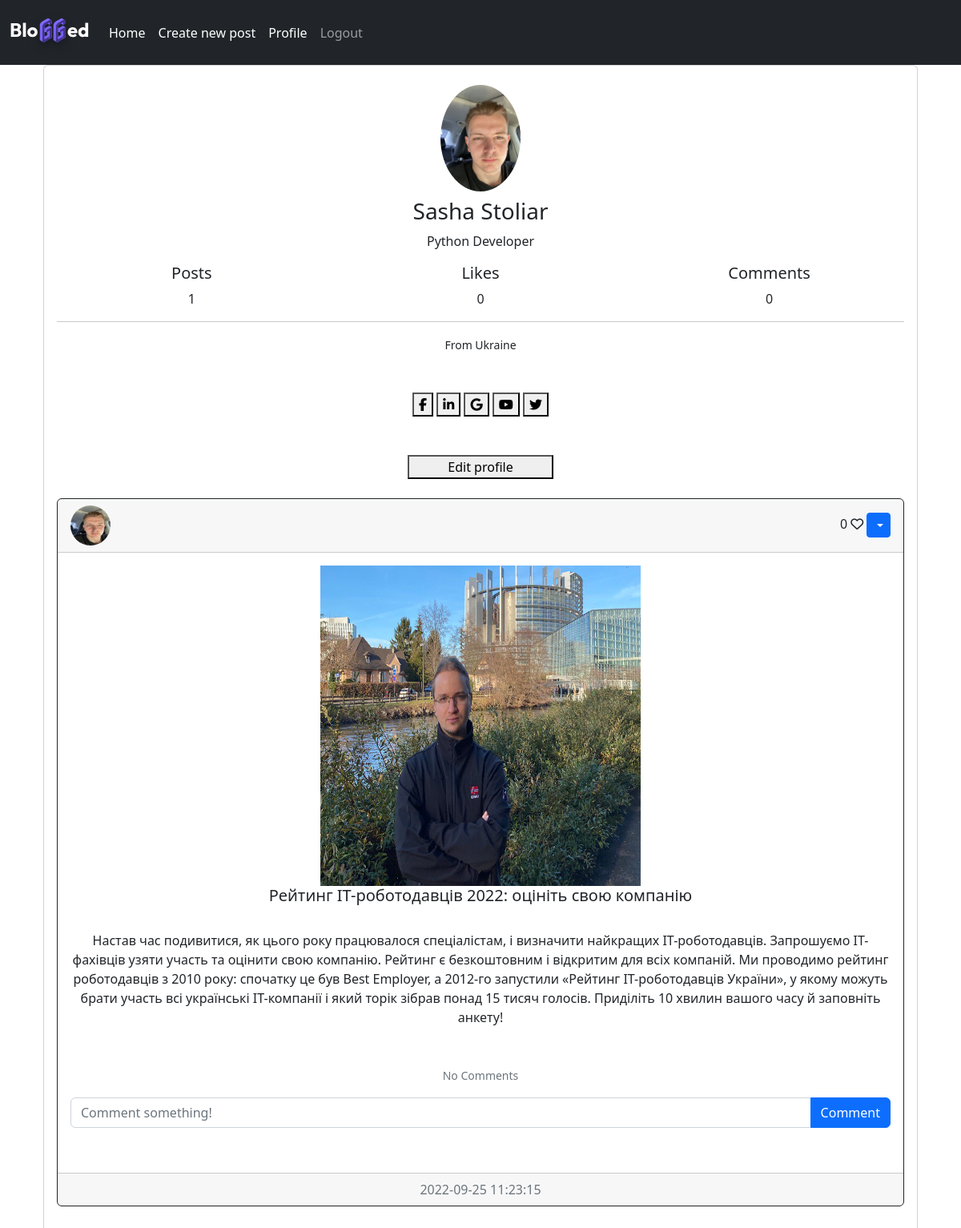
Screenshot of /profile/alex (signed in) with the database file from the repository.
### website/models.py (models this page shows)
class User(db.Model, UserMixin):
    id = db.Column(db.Integer, primary_key=True)
    email = db.Column(db.String(150), unique=True)
    username = db.Column(db.String(150), unique=True)
    password = db.Column(db.String(150))
    date_created = db.Column(db.DateTime(timezone=True), default=func.now())
    name = db.Column(db.String(150), default='')
    last_name = db.Column(db.String(150), default='')
    about_user = db.Column(db.Text(400), default='')
    occupation = db.Column(db.String(150), default='')
    profile_photo_path = db.Column(db.String, default="website/static/uploads\default.png")
    posts = db.relationship("Post", backref='user', passive_deletes=True)
    comments = db.relationship("Comment", backref='user', passive_deletes=True)
    likes = db.relationship("Like", backref='user', passive_deletes=True)

class Post(db.Model):
    id = db.Column(db.Integer, primary_key=True)
    title = db.Column(db.Text, nullable=False)
    text = db.Column(db.Text, nullable=False)
    date_created = db.Column(db.DateTime(timezone=True), default=func.now())
    photo_path = db.Column(db.String, nullable=False)
    author = db.Column(db.Integer, db.ForeignKey('user.id', ondelete="CASCADE"), nullable=False)
    comments = db.relationship("Comment", backref='post', passive_deletes=True)
    likes = db.relationship("Like", backref='post', passive_deletes=True)

### website/views.py (the view)
@views.route('/profile/<username>')
@login_required
def profile(username):
    user = User.query.filter_by(username=username).first()
    if not user:
        flash('No user with that username exists', category='error')
        return redirect(url_for('views.home'))
    posts = user.posts
    return render_template('profile.html', user=user, posts=posts, username=username)

### website/__init__.py (called while the page is built)
def create_app():
    app = Flask(__name__)
    app.config['SECRET_KEY'] = "helloworld"
    app.config['SQLALCHEMY_DATABASE_URI'] = f'sqlite:///{DB_NAME}'
    app.config['UPLOAD_FOLDER'] = UPLOAD_FOLDER
    db.init_app(app)
    from .views import views
    from .auth import auth
    app.register_blueprint(views, url_prefics="/")
    app.register_blueprint(auth, url_prefics="/")
    from .models import User, Post, Comment, Like, Reply
    create_database(app)
    login_manager = LoginManager()
    login_manager.login_view = "auth.login"
    login_manager.init_app(app)
    @login_manager.user_loader
    def load_user(id):
        return User.query.get(int(id))
    return app

### website/templates/profile.html (shortened to what this page needs)
{% extends 'base.html' %}
{% block content %}
    <div class="container d-flex justify-content-center">
        <div class="card p-3 py-4">
            <div class="text-center">
                <img src="..{{ user.profile_photo_path[7:] }}" width="100" class="rounded-circle">
                    <h3 class="mt-2">{{ user.name }} {{ user.last_name }}</h3>
                    <span class="mt-1 clearfix">{{ user.occupation }}</span>
                    <div class="row mt-3 mb-3">
                      <div class="col-md-4">
                        <h5>Posts</h5>
                        <span class="num">{{ user.posts|length }}</span>
                      </div>
                      <div class="col-md-4">
                      <h5>Likes</h5>
                        <span class="num">{{ posts.likes|length }}</span>
                      </div>
                      <div class="col-md-4">
                      <h5>Comments</h5>
                        <span class="num">{{ user.comments|length }}</span>
                      </div>
                    </div>
                    <hr class="line">
                    <small class="mt-4">{{ user.about_user }}</small>
                      <div class="social-buttons mt-5">
                       <button class="neo-button"><i class="fa fa-facebook fa-1x"></i> </button>
                       <button class="neo-button"><i class="fa fa-linkedin fa-1x"></i></button>
                       <button class="neo-button"><i class="fa fa-google fa-1x"></i> </button>
                       <button class="neo-button"><i class="fa fa-youtube fa-1x"></i> </button>
                       <button class="neo-button"><i class="fa fa-twitter fa-1x"></i> </button>
                      </div>
                     <div class="profile mt-5">
                         {% if user.id == current_user.id %}
                         <a href="/edit-profile"><button type="button" class="profile_button px-5">Edit profile</button></a>
                         {% endif %}
                     </div>
                <br>
                    {% for post in posts %}
                        <div class="card border-dark">
                    <div class="card-header d-flex justify-content-between align-items-center">
                        <img src="..{{ post.user.profile_photo_path[7:] }}" alt="Something went wrong" height="50" width="50" class="rounded-circle">
                            <div>
                                <span id="likes-count-{{ post.id }}">{{ post.likes|length }}</span>
                                {% if user.id in post.likes|map(attribute="author")|list %}
                                    <i class="fas fa-solid fa-heart" id="like-button-{{ post.id }}" onclick="like({{ post.id }})"></i>
                                {% else %}
                                    <i class="far fa-heart" id="like-button-{{ post.id }}" onclick="like({{ post.id }})"></i>
                                {% endif %}
                                {% if user.id == post.author %}
                                    <div class="btn-group">
                                        <button type="button" class="btn btn-sm btn-primary dropdown-toggle" data-bs-toggle="dropdown">
                                        </button>
                                    </div>
                                {% endif %}
                            </div>
                    </div>
                    <div class="card-body">
                        <img src="..{{ post.photo_path[7:] }}" alt="Something went wrong" height="400" width="400">
                        <h5 class="card-title">
                            {{ post.title }}
                        </h5>
                        <br>
                        <div class="card-text">
                            {{ post.text }}
                        </div>
                        <br>
                        <br>
                        <p class="card-text">
                            {% if post.comments|length > 0 %}
                                {% if post.comments|length == 1 %}
                                    <a data-bs-toggle="collapse" href="#comments-{{ post.id }}" role="button">
                                    <small>View {{ post.comments|length }} Comment</small>
                                    </a>
                                {% else %}
                                    <a data-bs-toggle="collapse" href="#comments-{{ post.id }}" role="button">
                                    <small>View {{ post.comments|length }} Comments</small>
                                    </a>
                                {% endif %}
                            {% else %}
                                <small class="text-muted">No Comments</small>
                            {% endif %}
                        </p>
                        <form class="input-group mb-3" method="post" action="/create-comment/{{ post.id }}">
                            <input type="text" id="comment" name="comment" class="form-control" placeholder="Comment something!">
                            <button type="submit" class="btn btn-primary">Comment</button>
                        </form>
                        <br>
                    </div>
                    <div class="card-footer text-muted">
                        {{ post.date_created }}
                    </div>
                </div>
                <br>
                {% endfor %}
            </div>
        </div>
    </div>
{% endblock %}

### website/templates/base.html (shortened to what this page needs)
<!doctype html>
<html lang="en">
  <head>
    <link href="https://cdn.jsdelivr.net/npm/bootstrap@5.2.1/dist/css/bootstrap.min.css"
          rel="stylesheet"
>
  </head>
  <body>
        <nav class="navbar navbar-expand-lg navbar-dark bg-dark">
          <div class="container-fluid">
            <a class="navbar-brand" ></a>
            <div class="collapse navbar-collapse" id="navbarSupportedContent">
              <ul class="navbar-nav me-auto mb-2 mb-lg-0">
                  <li class="nav-item">
                  <a class="nav-link active" aria-current="page" href="/home">Home</a>
                  </li>
                  {% if user.is_authenticated %}
                      <li class="nav-item">
                        <a class="nav-link active" aria-current="page" href="/create-post">Create new post</a>
                      </li>
                      <li class="nav-item">
                        <a class="nav-link active" aria-current="page" href="/profile/{{ current_user.username }}">Profile</a>
                      </li>
                      <li class="nav-item ">
                          <a class="nav-link" href="/logout">Logout</a>
                      </li>
                  {% endif %}
              </ul>
            </div>
          </div>
        </nav>
        <div class="container">{% block content %}{% endblock %}</div>
  </body>
</html>

### rows the page displays
User: name "Sasha", last_name "Stoliar", occupation "Python Developer", about_user "From Ukraine"
Post: likes|length "0", title "Рейтинг ІТ-роботодавців 2022: оцініть свою компанію", text "Настав час подивитися, як цього року працювалося спеціалістам, і визначити найкращих ІТ-роботодавців. Запрошуємо ІТ-фахівців узяти участь та оцінити свою компанію. Рейтинг є безкоштовним і відкритим для всіх компаній. Ми проводимо рейтинг роботодавців з 2010 року: спочатку це був Best Employer, а 2012-го запустили «Рейтинг IT-роботодавців України», у якому можуть брати участь всі українські ІТ-компанії і який торік зібрав понад 15 тисяч голосів. Приділіть 10 хвилин вашого часу й заповніть анкету!", date_created "2022-09-25 11:23:15"

### other values shown
{{ user.posts|length }} "1"
{{ posts.likes|length }} "0"
{{ user.comments|length }} "0"
